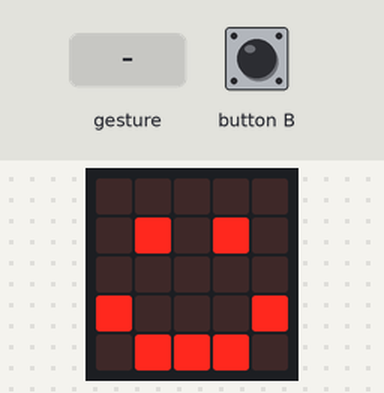
The program below on a simulated BBC micro:bit running MicroPython. Shown: the board's 5×5 LED display. Inputs (shaded band) come from the test bench. A tilt is held for 1.5 s and a shake lasts 1 s, then the board lies face up again; what the program prints to the serial console is not drawn.

Above: at 1.2 s.
1.3 s: gesture 'shake'
At 2.4 s:
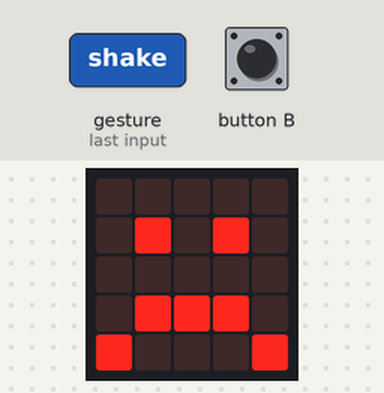
4.3 s: button B pressed for 0.15 s
Timing chart, 0 to 7.3 s (numbered marks = the images above; inputs shaded):
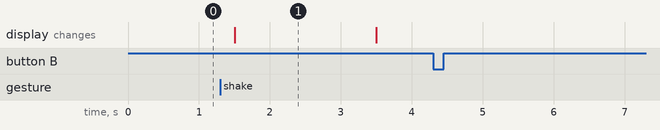

Measured:
- after the input at 1.3 s, the display: changes after 0.20 s (image 1)
- after the input at 4.3 s, every drawn part: stays the same
- what the display in image 1 shows lasts 2.0 s, from 1.5 s to 3.5 s

The program:

Basic_mb_smiley.py
```python
from microbit import *
def main():
    number_sad = 0
    while True:
        display.show(Image.HAPPY)
        if accelerometer.was_gesture("shake"):
            display.show(Image.SAD)
            number_sad = number_sad + 1
            sleep(2000)
        if button_b.is_pressed():
            print("number_sad: " + str(number_sad))
if __name__ == "__main__":
    main()
```
